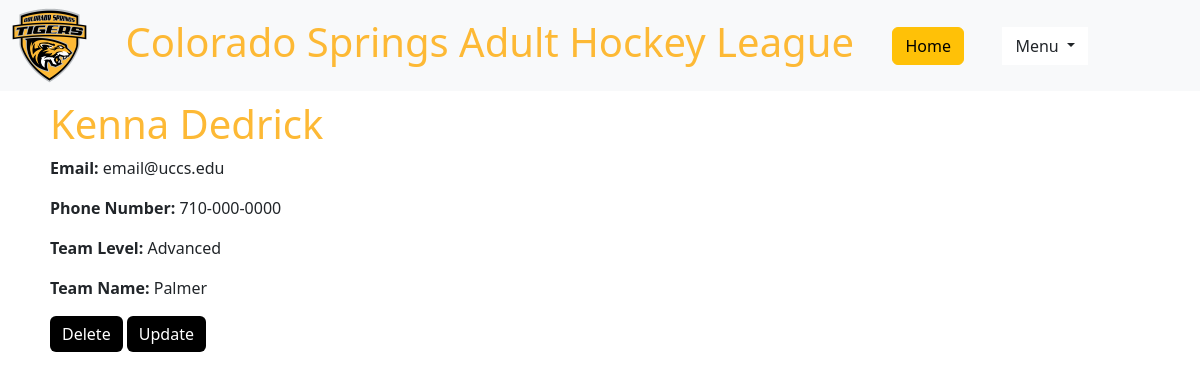
The app's page /player/17/ with its own data.
### hockey_app/models.py (models this page shows, shortened)
class Player(models.Model):
    LEVELS = [
        ('Advanced', 'Advanced'),
        ('Intermediate', 'Intermediate'),
        ('N/A', 'N/A'),
    ]
    TEAMNAME = [
        ('Wardique', 'Wardique'),
        ('Tochka', 'Tochka'),
        ('Palmer', 'Palmer'),
        ('Bristol', 'Bristol'),
        ('Waffels', 'Waffels'),
        ('Tonys', 'Tonys'),
        ('Platinum', 'Platinum'),
        ('N/A', 'N/A'),
    ]
    name = models.CharField("First & last name", max_length=200)
    email = models.CharField("Email", max_length=200)
    teamLevel = models.CharField("Team Level", max_length=200, choices=LEVELS, blank=False)
    teamName = models.CharField("Team Name", max_length=200, choices=TEAMNAME, blank=False)
    phoneNum = models.CharField("Phone Number", max_length=200)

### hockey_app/views.py (the view)
# urls.py: path('player/<int:pk>/', views.PlayerDetailView.as_view(), name='player-detail'),
class PlayerDetailView(generic.DetailView):
   model = Player

### hockey_app/templates/hockey_app/player_detail.html
{% extends 'hockey_app/base_template.html' %}
{% block content %}
<div class="content-padding">
    <h1>{{ player.name }}</h1>
    <p><strong>Email:</strong> {{ player.email }}</p>
    <p><strong>Phone Number:</strong> {{ player.phoneNum }}</p>
    <p><strong>Team Level:</strong> {{ player.teamLevel }}</p>
    <p><strong>Team Name:</strong> {{ player.teamName }}</p>
    <a class="btn btn-primary" href="{% url 'delete-player' pk=player.id %}" role="button">Delete</a>
    <a class="btn btn-primary" href="{% url 'update-player' pk=player.pk %}" role="button">Update</a>
</div>
{% endblock %}

### hockey_app/templates/hockey_app/base_template.html (style rules this page uses)
h1 { color: #FDB935; }
.content-padding { padding-left: 50px; padding-top: 100px; padding-bottom: 100px; padding-right: 50px; }
.btn-primary { background-color: black; border:black; }

### records on screen
Player: name "Kenna Dedrick", email "email@uccs.edu", phoneNum "710-000-0000", teamLevel "Advanced", teamName "Palmer"
